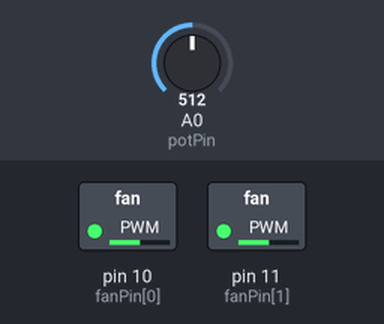
Bench run of a sketch on a simulated Arduino Uno, built with avr-gcc and run on an emulated ATmega328P. On the bench: switched loads named in the sketch (green lamp = pin HIGH). The test bench sets the inputs (shaded band); at power-on: A0 (potPin) = 512.

Above: at 1.2 s.
1.3 s: A0 (potPin) set to 716
At 2.2 s:
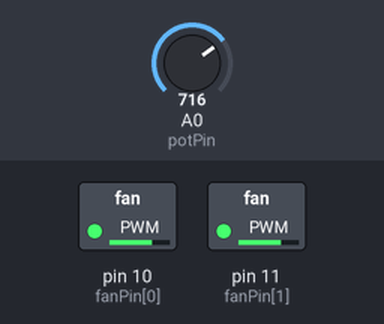
2.8 s: A0 (potPin) set to 900
At 3.9 s:
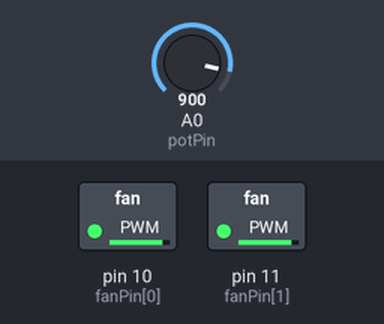
4.3 s: A0 (potPin) set to 122
At 5.7 s:
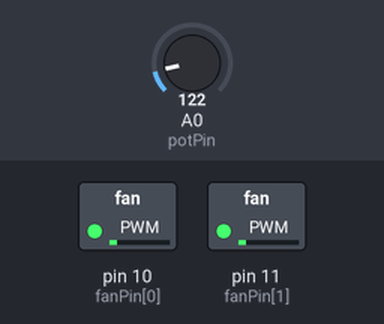
Timing chart, 0 to 7.3 s (numbered marks = the images above; inputs shaded):
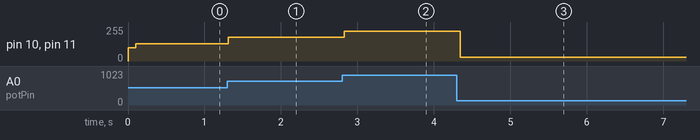

The sketch:

FanController.ino
```cpp
/**
 * This sketch comprises the base functionality to control PWM fans via
 * pins 10*, 11* (implementation dependent). Be aware that the code in this file can be used to control anything PWM
 * and is therefore used in my own implementation to control a PWM water pump.
 *
 * Potentiometer pins from L -> R
 * 5v, signal, GND
 */

 /**
  * The PWM signal on the default arduino is different than what most fans
  * and pumps require. The function setPwmFreuqency() is used to adjust that
  * base frequency to more closely match the one the fans require.
  * See this page for more info: https://playground.arduino.cc/Code/PwmFrequency
  *
  * Be aware using this function may or may not affect other libraries you are using.
  */

// fanSpeed range 0 - 255
int defaultFanSpeed = 100;
int fanPin[] = {10, 11};
int numFans = 2;

// potPin
int potPin = 0;
int potVal = 0;

// polling intervals
int updateInterval = 100;
unsigned long lastUpdate = 0;

void initializeFans(int fanPin[])
{
  setPwmFrequency(10, 1);       // Change PWM frequency on pin 10 to roughly 31khz
  for(int i = 0; i < numFans; i++){
    pinMode(fanPin[i], OUTPUT);
    writeToFans(fanPin[i], defaultFanSpeed);
  }

}

void writeToFans(int fanPin, int intensity)
{
  analogWrite(fanPin, intensity);
}

// getIntensity returns a reading from the potentiometer
// adjusted to read b/w (roughly) 0-255
double getIntensity()
{
  return analogRead(potPin)/4;
}

void setPwmFrequency(int pin, int divisor) {
  byte mode;
  if(pin == 5 || pin == 6 || pin == 9 || pin == 10) {
    switch(divisor) {
      case 1: mode = 0x01; break;
      case 8: mode = 0x02; break;
      case 64: mode = 0x03; break;
      case 256: mode = 0x04; break;
      case 1024: mode = 0x05; break;
      default: return;
    }
    if(pin == 5 || pin == 6) {
      TCCR0B = TCCR0B & 0b11111000 | mode;
    } else {
      TCCR1B = TCCR1B & 0b11111000 | mode;
    }
  } else if(pin == 3 || pin == 11) {
    switch(divisor) {
      case 1: mode = 0x01; break;
      case 8: mode = 0x02; break;
      case 32: mode = 0x03; break;
      case 64: mode = 0x04; break;
      case 128: mode = 0x05; break;
      case 256: mode = 0x06; break;
      case 1024: mode = 0x07; break;
      default: return;
    }
    TCCR2B = TCCR2B & 0b11111000 | mode;
  }
}

void setup()
{
  initializeFans(fanPin);
}

void loop()
{
  if ((millis() - lastUpdate) > updateInterval)
  {
    lastUpdate = millis();
    int currentIntensity = getIntensity();

    if(currentIntensity > potVal + 3 || currentIntensity < potVal-3){
      for(int i = 0; i < numFans; i++){
        writeToFans(fanPin[i], currentIntensity);
      }
    }
  }
}
```

Measured:
- after the input at 1.3 s, pin 10 (fanPin[0]), pin 11 (fanPin[1]): 128/255 → 179/255 at once
- after the input at 2.8 s, pin 10 (fanPin[0]), pin 11 (fanPin[1]): 179/255 → 225/255 at once
- after the input at 4.3 s, pin 10 (fanPin[0]), pin 11 (fanPin[1]): 225/255 → 30/255 after 0.05 s
